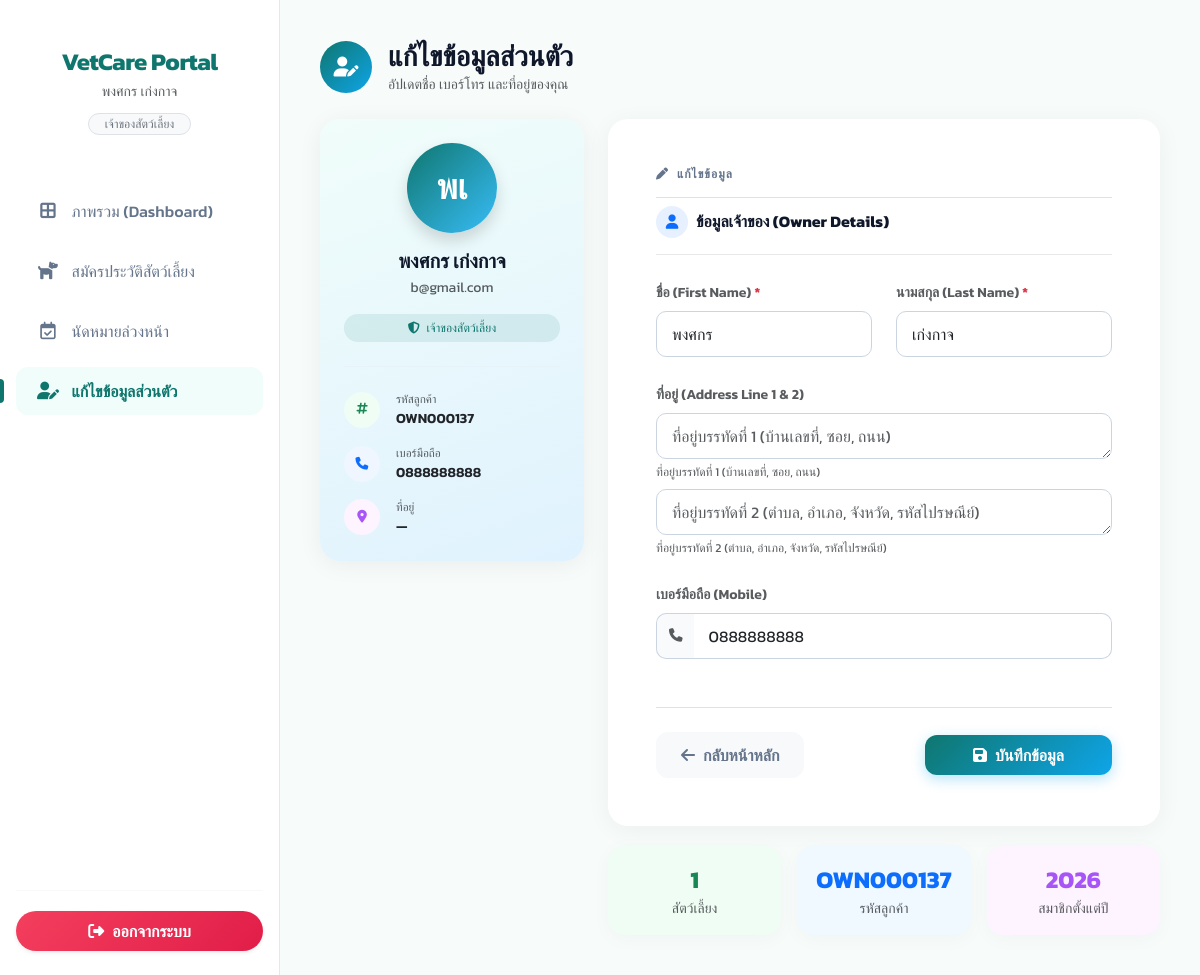
Before: /client/profile/ (signed in) with the older database file.
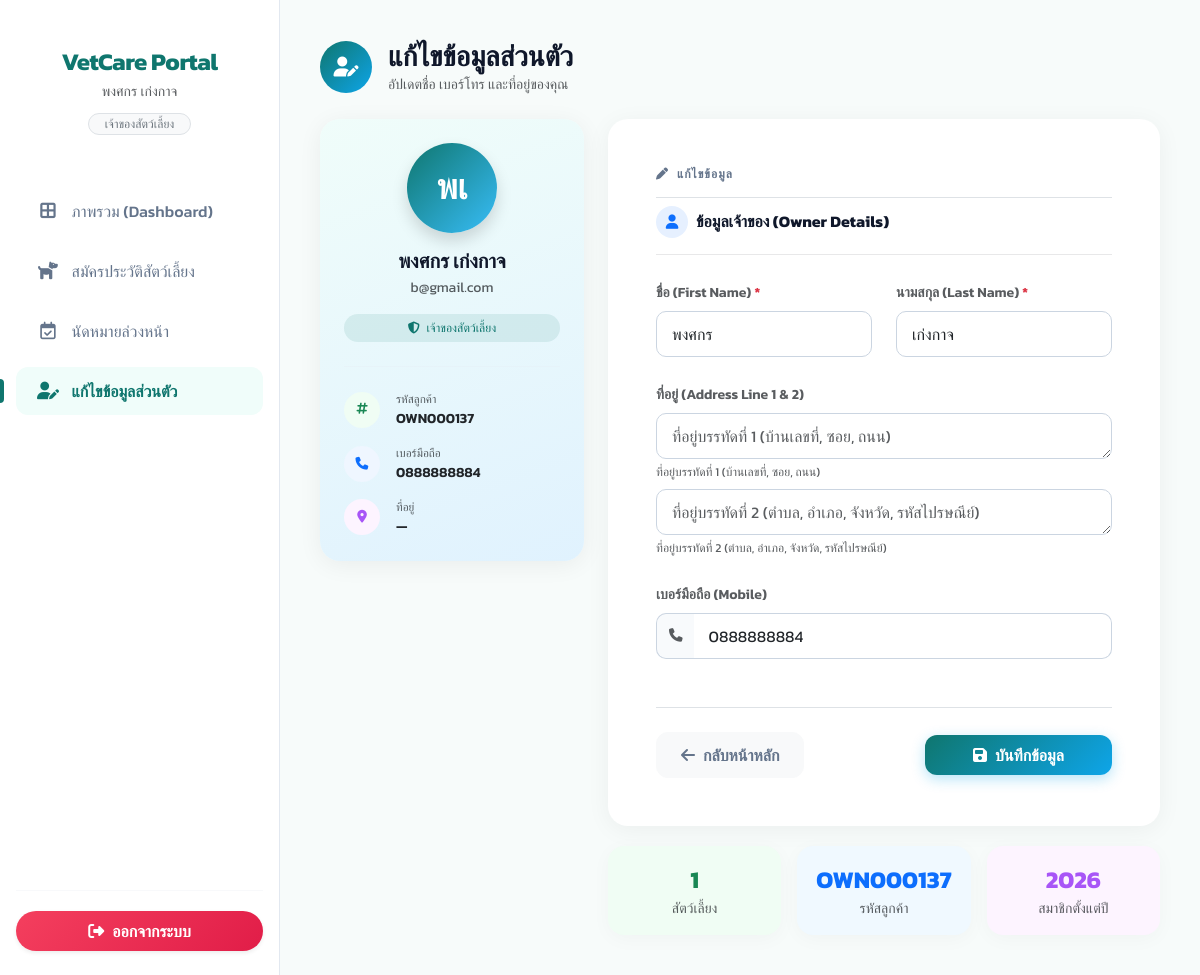
After: the same page with the newer database file.
### myapp/models.py (models this page shows, shortened)
class Owner(models.Model):
    from django.conf import settings
    user = models.OneToOneField(settings.AUTH_USER_MODEL, on_delete=models.SET_NULL, null=True, blank=True, related_name='owner_profile', verbose_name='บัญชีผู้ใช้')
    first_name = models.CharField(max_length=100)
    last_name = models.CharField(max_length=100)
    customer_id = models.CharField(max_length=50, blank=True, null=True, verbose_name='รหัสลูกค้า')
    phone = models.CharField(max_length=15, blank=True, null=True)
    address = models.TextField(blank=True, null=True)

### myapp/views.py (the view)
# urls.py: path('client/profile/', views.client_profile, name='client_profile'),
@login_required
def client_profile(request):
    from .forms import ClientProfileForm
    owner = getattr(request.user, 'owner_profile', None)
    if request.method == 'POST':
        form = ClientProfileForm(request.POST, instance=owner)
        if form.is_valid():
            profile = form.save(commit=False)
            if not owner:
                profile.user = request.user
            addr1 = form.cleaned_data.get('address_1', '').strip()
            addr2 = form.cleaned_data.get('address_2', '').strip()
            profile.address = f"{addr1} | {addr2}".strip() if addr1 or addr2 else ""
            profile.save()
            request.user.first_name = profile.first_name
            request.user.last_name = profile.last_name
            request.user.save()
            messages.success(request, 'บันทึกข้อมูลส่วนตัวเรียบร้อยแล้ว!')
            return redirect('client_profile')
    else:
        initial = {}
        if owner:
            if owner.address and " | " in owner.address:
                parts = owner.address.split(" | ", 1)
                initial['address_1'] = parts[0]
                initial['address_2'] = parts[1]
            else:
                initial['address_1'] = owner.address
            form = ClientProfileForm(instance=owner, initial=initial)
        else:
            form = ClientProfileForm(initial={
                'first_name': request.user.first_name,
                'last_name': request.user.last_name,
            })
    return render(request, 'myapp/client/client_profile.html', {'form': form, 'owner': owner})

### myapp/forms.py
class ClientProfileForm(forms.ModelForm):
    address_1 = forms.CharField(max_length=255, required=False, widget=forms.Textarea(attrs={'class': 'form-control mb-1', 'placeholder': 'ที่อยู่บรรทัดที่ 1 (บ้านเลขที่, ซอย, ถนน)', 'rows': 1}))
    address_2 = forms.CharField(max_length=255, required=False, widget=forms.Textarea(attrs={'class': 'form-control', 'placeholder': 'ที่อยู่บรรทัดที่ 2 (ตำบล, อำเภอ, จังหวัด, รหัสไปรษณีย์)', 'rows': 1}))
    class Meta:
        model = Owner
        fields = ['first_name', 'last_name', 'phone']
        labels = {
            'first_name': 'ชื่อ (First Name)',
            'last_name': 'นามสกุล (Last Name)',
            'phone': 'เบอร์มือถือ (Mobile)',
        }
        widgets = {
            'first_name': forms.TextInput(attrs={'class': 'form-control', 'placeholder': 'กรอกชื่อ'}),
            'last_name': forms.TextInput(attrs={'class': 'form-control', 'placeholder': 'กรอกนามสกุล'}),
            'phone': forms.TextInput(attrs={'type': 'tel', 'class': 'form-control', 'placeholder': 'ระบุเบอร์โทรศัพท์ 10 หลัก', 'maxlength': '10', 'oninput': "this.value = this.value.replace(/[^0-9]/g, '').slice(0, 10)"}),
        }

### myapp/templates/myapp/client/client_profile.html (shortened to what the changed rows need)
{% extends 'myapp/client/client_base.html' %}
{% block content %}
<div class="container-fluid p-0">
    <div class="row g-4">
        <div class="col-lg-4">
            <div class="card border-0 text-center p-4" style="border-radius: 20px; background: linear-gradient(160deg, #f0fdfa 0%, #e0f2fe 100%); box-shadow: 0 4px 24px rgba(0,0,0,0.06);">
                {% if owner %}
                <hr class="my-4" style="border-color: #e2e8f0;">
                <div class="text-start">
                    <div class="d-flex align-items-center mb-3">
                        <div class="rounded-circle d-flex align-items-center justify-content-center me-3 flex-shrink-0" style="width: 36px; height: 36px; background: #f0fdf4;">
                            <i class="fas fa-hashtag text-success" style="font-size: 0.8rem;"></i>
                        </div>
                        <div>
                            <div class="text-muted" style="font-size: 0.72rem;">รหัสลูกค้า</div>
                            <div class="fw-semibold small">{{ owner.customer_id|default:"ยังไม่มีรหัส" }}</div>
                        </div>
                    </div>
                    <div class="d-flex align-items-center mb-3">
                        <div class="rounded-circle d-flex align-items-center justify-content-center me-3 flex-shrink-0" style="width: 36px; height: 36px; background: #eff6ff;">
                            <i class="fas fa-phone text-primary" style="font-size: 0.8rem;"></i>
                        </div>
                        <div>
                            <div class="text-muted" style="font-size: 0.72rem;">เบอร์มือถือ</div>
                            <div class="fw-semibold small">{{ owner.phone|default:"—" }}</div>
                        </div>
                    </div>
                    <div class="d-flex align-items-start">
                        <div class="rounded-circle d-flex align-items-center justify-content-center me-3 flex-shrink-0" style="width: 36px; height: 36px; background: #fdf4ff;">
                            <i class="fas fa-map-marker-alt" style="color: #a855f7; font-size: 0.8rem;"></i>
                        </div>
                        <div>
                            <div class="text-muted" style="font-size: 0.72rem;">ที่อยู่</div>
                            <div class="fw-semibold small">{{ owner.address|default:"—" }}</div>
                        </div>
                    </div>
                </div>
                {% else %}
                <div class="mt-4 p-3 rounded-3 text-start" style="background: rgba(234, 179, 8, 0.08); border: 1px dashed #fbbf24;">
                    <p class="small mb-0" style="color: #92400e;"><i class="fas fa-exclamation-triangle me-2 text-warning"></i>กรุณากรอกข้อมูลส่วนตัวเพื่อเริ่มใช้งานระบบ</p>
                </div>
                {% endif %}
            </div>
        </div>
        <div class="col-lg-8">
            <div class="card border-0" style="border-radius: 20px; box-shadow: 0 4px 24px rgba(0,0,0,0.05);">
                <div class="card-body p-4 p-md-5">
                    <form method="post">
                        <div class="row g-4">
                            <div class="col-md-6 mt-4">
                                <label class="form-label fw-semibold small text-muted">ชื่อ (First Name) <span class="text-danger">*</span></label>
                                {{ form.first_name }}
                            </div>
                            <div class="col-md-6 mt-4">
                                <label class="form-label fw-semibold small text-muted">นามสกุล (Last Name) <span class="text-danger">*</span></label>
                                {{ form.last_name }}
                            </div>
                            <div class="col-12">
                                <div class="input-group">
                                    <span class="input-group-text border-end-0" style="border-radius: 10px 0 0 10px; background: #f8fafc; border-color: #cbd5e1;">
                                        <i class="fas fa-phone text-muted" style="font-size: 0.85rem;"></i>
                                    </span>
                                    {{ form.phone }}
                                </div>
                            </div>
                        </div>
                    </form>
                </div>
            </div>
            {% if owner %}
            <div class="row g-3 mt-1">
                <div class="col-4">
                    <div class="card border-0 text-center p-3" style="border-radius: 16px; background: #f0fdf4;">
                        <div class="fw-bold fs-4 text-success">{{ owner.pets.count }}</div>
                        <div class="small text-muted">สัตว์เลี้ยง</div>
                    </div>
                </div>
                <div class="col-4">
                    <div class="card border-0 text-center p-3" style="border-radius: 16px; background: #f0f9ff;">
                        <div class="fw-bold fs-4 text-primary">{{ owner.customer_id|default:"—" }}</div>
                        <div class="small text-muted">รหัสลูกค้า</div>
                    </div>
                </div>
                <div class="col-4">
                    <div class="card border-0 text-center p-3" style="border-radius: 16px; background: #fdf4ff;">
                        <div class="fw-bold fs-4" style="color: #a855f7;">{{ request.user.date_joined|date:"Y" }}</div>
                        <div class="small text-muted">สมาชิกตั้งแต่ปี</div>
                    </div>
                </div>
            </div>
            {% endif %}
        </div>
    </div>
</div>
{% endblock %}

Changed rows visible on the page:
changed Owner "OWN000137": phone "0888888888" → "0888888884"
